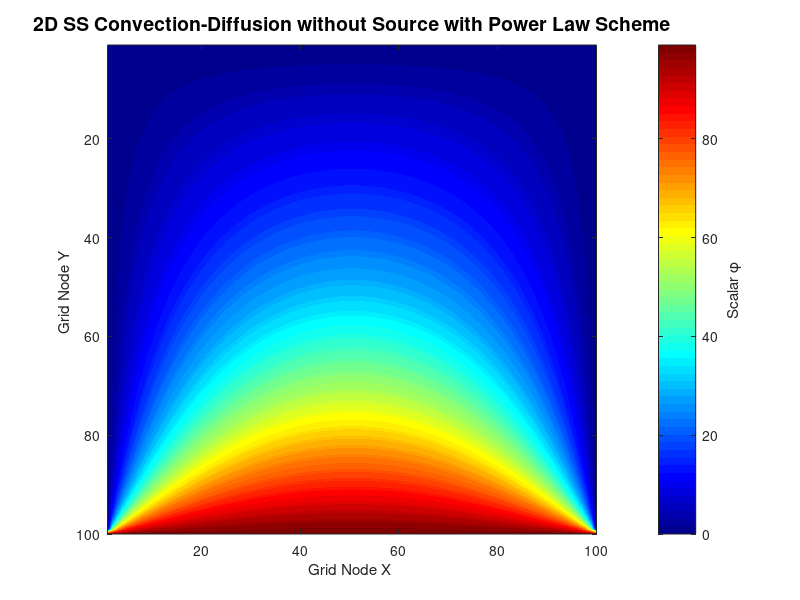

This chart was generated by the following MATLAB code:
% 1. Load the data 
phi = load('flow_field.txt');

% 2. Generate the plot
figure;
contourf(phi, 100, 'LineColor', 'none');

% 3. Apply standard CFD styling
colormap('jet');         
c = colorbar;            
ylabel(c, 'Scalar \phi'); 

title('2D SS Convection-Diffusion without Source with Power Law Scheme', 'FontSize', 14);
xlabel('Grid Node X ');
ylabel('Grid Node Y ');

% 4. Correct the physical orientation
% In your Fortran code, Row 1 is the North boundary. 
% We reverse the Y-axis so Row 1 appears at the top of the screen.
set(gca, 'YDir', 'reverse');

% Lock the aspect ratio so the 1x1 domain looks like a perfect square
axis equal tight;
